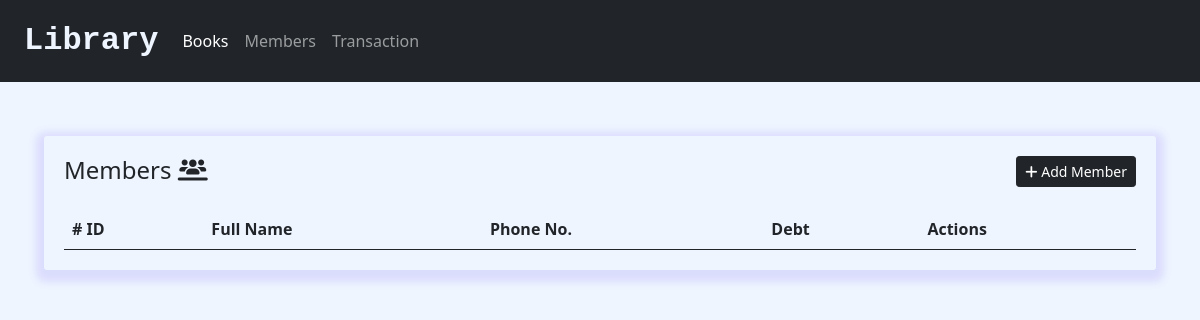
/members, run on an earlier commit of the app's database.
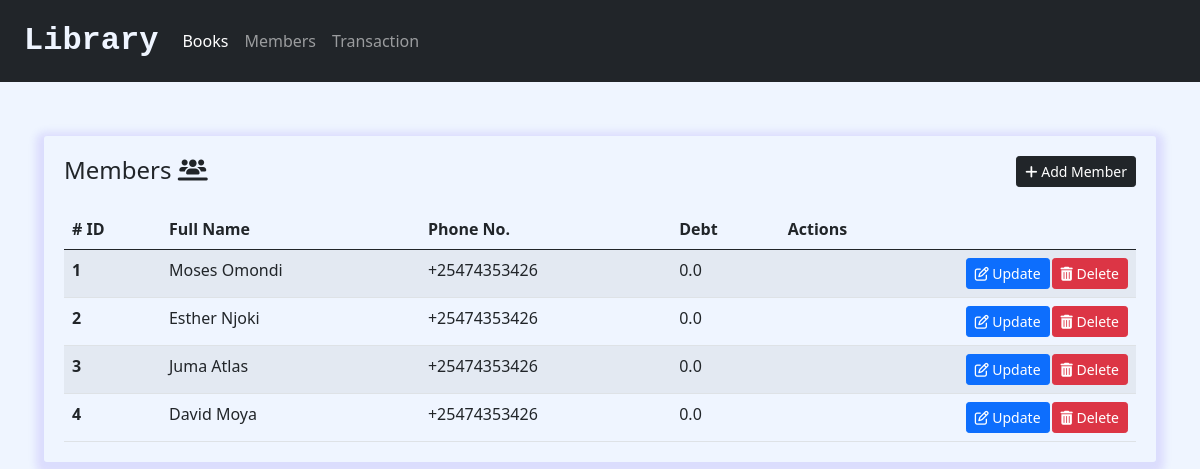
And on a later commit of the database.
### system/model.py (models this page shows, shortened)
class Member(db.Model):
    id = db.Column(db.Integer, primary_key=True)
    name = db.Column(db.String(100), nullable=False)
    email = db.Column(db.String(120), unique=True, nullable=False)
    phone = db.Column(db.String(10), nullable=True)
    debt = db.Column(db.Float, default=0.0)

### system/route.py (the view)
@app.route('/members')
def members():
    members = Member.query.all()
    return render_template('members.html', members=members)

### system/templates/members.html (shortened to what this page needs)
{% extends 'base.html' %}
{% block content %}
    <div class='content'>
          <div class="box">
            <div class='add'>
                <h4 class="">Members <i class="fa-solid fa-users-line"></i></h4>
                <a href='{{url_for("newMember")}}'>
                    <button type="button" class='btn btn-dark btn-sm btn-flat'><i class='fa fa-plus'></i> Add Member</button>
                </a>
            </div>
                <div class="box-body">
                    <table class="table table-striped table-hover">
                        <thead>
                            <tr>
                                <th scope="col"># ID</th>
                                <th scope="col">Full Name</th>
                                <th scope="col">Phone No.</th>
                                <th scope="col">Debt</th>
                                <th scope="col">Actions</th>
                            </tr>
                        </thead>
                        <tbody>
                            {% for member in members %}
                                <tr>
                                    <th scope="row">{{member.id}}</th>
                                    <td>{{member.name}}</td>
                                    <td>{{member.phone}}</td>
                                    <td>{{member.debt}}</td>
                                    <td class="actions">
                                        <a href="{{url_for('updateMember', member_id=member.id)}}">
                                            <button type="button" class='btn btn-primary btn-sm edit btn-flat'><i class='fa fa-edit'></i> Update</button>
                                        </a>
                                        <button type="button" class='btn btn-danger btn-sm delete btn-flat'
                                        data-bs-toggle="modal" data-bs-target="#exampleModal{{member.id}}"><i
                                            class='fa fa-trash'></i> Delete</button>
                                    </td>
                                </tr>
                            {% endfor %}
                        </tbody>
                    </table>
                </div>
            </div>
    </div>
{% endblock %}

What changed in the data, as far as the page shows it:
added Member: id "1", name "Moses Omondi", phone "+25474353426", debt "0.0"
added Member: id "2", name "Esther Njoki", phone "+25474353426", debt "0.0"
added Member: id "3", name "Juma Atlas", phone "+25474353426", debt "0.0"
added Member: id "4", name "David Moya", phone "+25474353426", debt "0.0"
